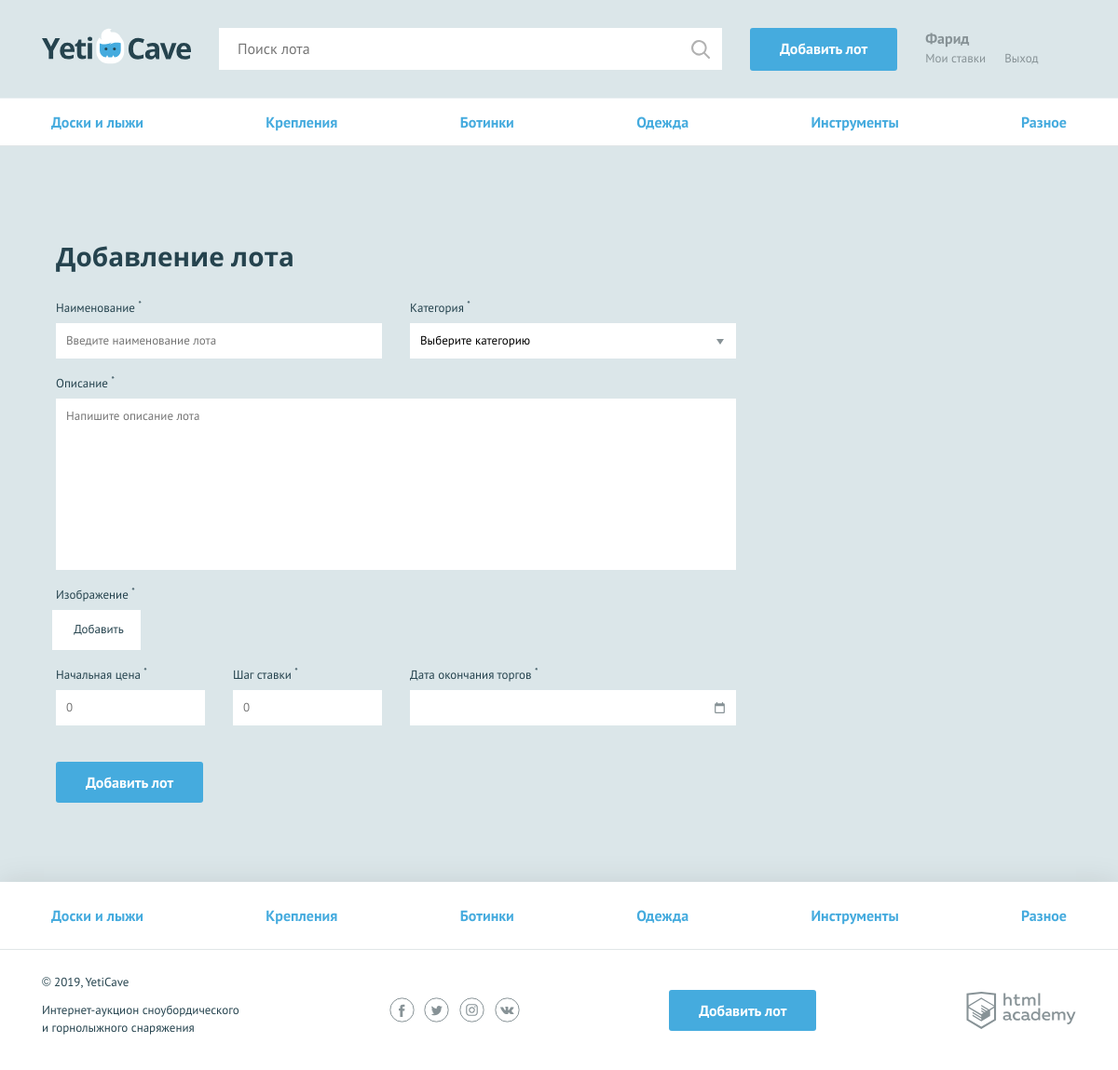
The page /add.php on the database its author committed.
### tables this page shows
CREATE TABLE categories
(
    id             INT AUTO_INCREMENT PRIMARY KEY,
    character_code VARCHAR(128) UNIQUE,
    name_category  VARCHAR(128)
);

### helpers.php (called while the page is built, shortened)
<?php
function include_template($name, array $data = []) {
    $name = 'templates/' . $name;
    extract($data);
    require $name;
    $result = ob_get_clean();
    return $result;
}

### data.php (called while the page is built, shortened)
<?php
$is_auth = rand(0, 1);
$user_name = 'Фарид';

### functions.php (called while the page is built, shortened)
<?php
function get_categories($con)
{
    if (!$con) {
        $error = mysqli_connect_error();
    } else {
        $sql = "SELECT id, character_code, name_category FROM categories";
        $result = mysqli_query($con, $sql);
        if ($result) {
            $categories = get_arrow($result);
            return $categories;
        } else {
            $error = mysqli_error($con);
            return $error;
        }
    }
}
function get_arrow($result_query)
{
    $row = mysqli_num_rows($result_query);
    if ($row === 1) {
        $arrow = mysqli_fetch_assoc($result_query);
        return $arrow;
    } elseif ($row > 1) {
        $arrow = mysqli_fetch_all($result_query, MYSQLI_ASSOC);
        return $arrow;
    }
}

### templates/main-add.php (the view, shortened to what this page needs)
<?php $classname = isset($errors) ? "form-invalid" : ""; ?>
<form class="form form--add-lot container <?= $classname; ?>" action="add.php" method="post"
      enctype="multipart/form-data">
    <h2>Добавление лота</h2>
    <div class="form__container-two">
        <?php $classname = isset($errors["lot-name"]) ? "form__item--invalid" : ""; ?>
        <div class="form__item <?= $classname; ?>">
            <label for="lot-name">Наименование <sup>*</sup></label>
            <input id="lot-name" type="text" name="lot-name" placeholder="Введите наименование лота"
                   value="<?= isset($lot["lot-name"]); ?>">
        </div>
        <?php $classname = isset($errors["category"]) ? "form__item--invalid" : ""; ?>
        <div class="form__item <?= $classname; ?>">
            <label for="category">Категория <sup>*</sup></label>
            <select id="category" name="category">
                <option>Выберите категорию</option>
            </select>
        </div>
    </div>
    <?php $classname = isset($errors["message"]) ? "form__item--invalid" : ""; ?>
    <div class="form__item form__item--wide <?= $classname; ?>">
        <label for="message">Описание <sup>*</sup></label>
        <textarea id="message" name="message"
                  placeholder="Напишите описание лота"><?= isset($lot['message']); ?></textarea>
    </div>
    <?php $classname = isset($errors['lot-img']) ? "form__item--invalid" : ""; ?>
    <div class="form__item form__item--file <?= $classname; ?>">
        <label>Изображение <sup>*</sup></label>
        <div class="form__input-file">
            <label for="lot-img">
                Добавить
            </label>
        </div>
    </div>
    <div class="form__container-three">
        <?php $classname = isset($errors["lot-rate"]) ? "form__item--invalid" : ""; ?>
        <div class="form__item form__item--small <?= $classname; ?>">
            <label for="lot-rate">Начальная цена <sup>*</sup></label>
            <input id="lot-rate" type="text" name="lot-rate" placeholder="0" value="<?= isset($lot['lot-rate']); ?>">
        </div>
        <?php $classname = isset($errors["lot-step"]) ? "form__item--invalid" : ""; ?>
        <div class="form__item form__item--small <?= $classname; ?>">
            <label for="lot-step">Шаг ставки <sup>*</sup></label>
            <input id="lot-step" type="text" name="lot-step" placeholder="0" value="<?= isset($lot["lot-step"]); ?>">
        </div>
        <?php $classname = isset($errors["lot-date"]) ? "form__item--invalid" : ""; ?>
        <div class="form__item <?= $classname; ?>">
            <label for="lot-date">Дата окончания торгов <sup>*</sup></label>
            <input class="form__input-date" id="lot-date" type="text" name="lot-date"
                   placeholder="Введите дату в формате ГГГГ-ММ-ДД1" value="
        <?= isset($lot['lot-date']); ?>">
        </div>
    </div>
    <button type="submit" class="button">Добавить лот</button>
</form>

### templates/head.php (shortened to what this page needs)
<!doctype html>
<html lang="ru">
<head>
    <link href="css/normalize.min.css" rel="stylesheet">
    <link href="css/style.css" rel="stylesheet">
    <link href="css/flatpickr.min.css" rel="stylesheet">
</head>

### templates/layout-add.php (shortened to what this page needs)
<!DOCTYPE html>
<html lang="ru">
<head>
    <link href="css/normalize.min.css" rel="stylesheet">
    <link href="css/style.css" rel="stylesheet">
    <link href="css/flatpickr.min.css" rel="stylesheet">
</head>
<body>
<div class="page-wrapper">
    <header class="main-header">
        <div class="main-header__container container">
            <a class="main-header__logo" href="index.html">
                <img src="../img/logo.svg" width="160" height="39" alt="Логотип компании YetiCave">
            </a>
            <form class="main-header__search" method="get" action="https://echo.htmlacademy.ru" autocomplete="off">
                <input type="search" name="search" placeholder="Поиск лота">
                <input class="main-header__search-btn" type="submit" name="find" value="Найти">
            </form>
            <a class="main-header__add-lot button" href="add.php">Добавить лот</a>
            <nav class="user-menu">
                <?php if ($is_auth): ?>
                    <div class="user-menu__logged">
                        <p><?= $user_name; ?></p>
                        <a  class="user-menu__bets" href="pages/my-bets.html">Мои ставки</a>
                        <a  class="user-menu__logout" href="#">Выход</a>
                    </div>
                <?php endif; ?>
            </nav>
        </div>
    </header>
    <main>
        <nav class="nav">
            <ul class="nav__list container">
                <?php foreach ($categories as $category): ?>
                    <li class="nav__item">
                        <a href="add.php"><?= $category["name_category"]; ?></a>
                    </li>
                <?php endforeach; ?>
            </ul>
        </nav>
        <section class="lot-item container"><?= $content; ?></section>
    </main>
</div>
<footer class="main-footer">
    <nav class="nav">
        <ul class="nav__list container">
            <?php foreach ($categories as $category): ?>
                <li class="nav__item">
                    <a href="add.php"><?= $category["name_category"]; ?></a>
                </li>
            <?php endforeach; ?>
        </ul>
    </nav>
    <div class="main-footer__bottom container">
        <div class="main-footer__copyright">
            <p>© 2019, YetiCave</p>
            <p>Интернет-аукцион сноубордического и горнолыжного снаряжения</p>
        </div>
        <div class="main-footer__social social">
            <a class="social__link social__link--facebook" href="#">
            </a>
            <a class="social__link social__link--twitter" href="#">
            </a>
            <a class="social__link social__link--instagram" href="#">
            </a>
            <a class="social__link social__link--vkontakte" href="#">
            </a>
        </div>
        <a class="main-footer__add-lot button" href="add-lot.html">Добавить лот</a>
        <div class="main-footer__developed-by">
            <a class="logo-academy" href="https://htmlacademy.ru/intensive/php">
            </a>
        </div>
    </div>
</footer>
</body>
</html>

### add.php (shortened to what this page needs)
<?php
require_once("helpers.php");
require_once("functions.php");
require_once("data.php");
require_once("init.php");
$categories = get_categories($con);
$page_content = include_template("main-add.php", [
    "categories" => $categories
]);
$page_head = include_template("head.php", [
    "title" => "Добавить лот2"
]);
$layout_content = include_template("layout-add.php", [
    "content" => $page_content,
    "categories" => $categories,
    "is_auth" => $is_auth,
    "user_name" => $user_name
]);
print ($page_head);
print ($layout_content);

### rows shown on the page
categories: name_category "Доски и лыжи"
categories: name_category "Крепления"
categories: name_category "Ботинки"
categories: name_category "Одежда"
categories: name_category "Инструменты"
categories: name_category "Разное"

### other values the page prints
$user_name "Фарид"
